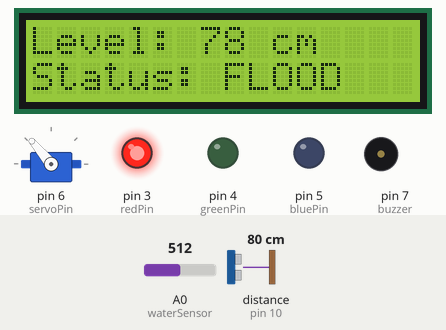
The sketch below on a simulated Arduino Uno, built with avr-gcc and run on an emulated ATmega328P. Shown: servo, 16×2 character LCD, output pins drawn as LEDs (lit = HIGH), buzzer (waves = sounding, pin HIGH). Wiring (inferred from the names in the program): ultrasonic range finder: trigger pin 9; echo pin 10. The inputs (shaded band) are chosen by the test bench; at power-on: A0 (waterSensor) = 512, distance to the obstacle (sensor on pin 10) 80 cm. The echo pulse lasts 58.3 µs per cm; pins used as bus, display or sensor lines are not drawn.

Above: at 1.7 s.
1.8 s: A0 (waterSensor) set to 487
At 3.2 s:
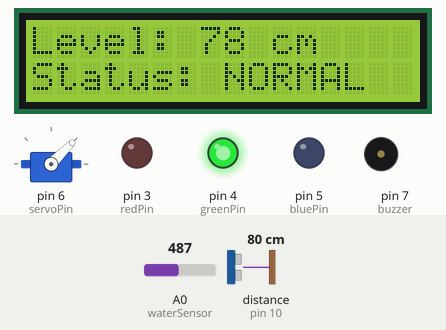
4.1 s: distance to the obstacle (sensor on pin 10) set to 7 cm
At 4.7 s:
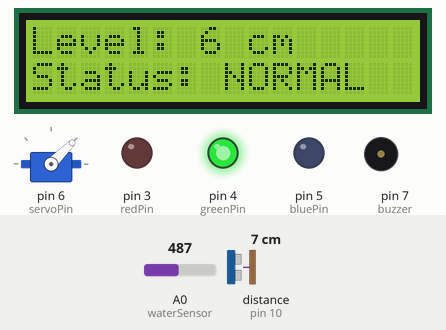
6.4 s: distance to the obstacle (sensor on pin 10) set to 4 cm
At 8.0 s:
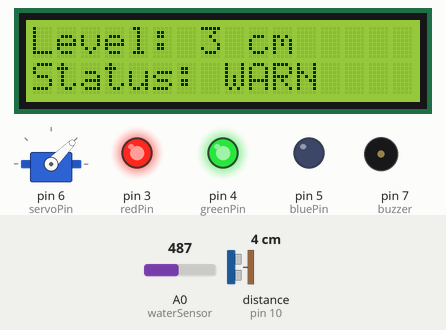
8.7 s: A0 (waterSensor) set to 510
At 9.31 s:
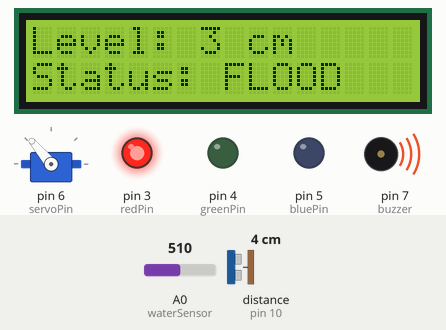
11.0 s: distance to the obstacle (sensor on pin 10) set to 2 cm
At 14.0 s:
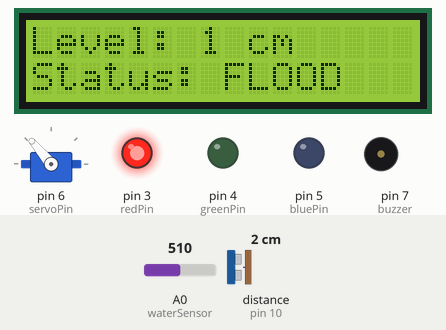
14.1 s: distance to the obstacle (sensor on pin 10) set to 250 cm
At 16.0 s:
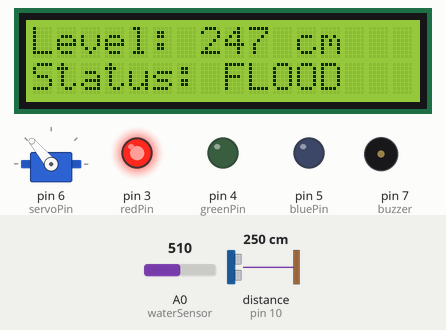
Timing chart, 0 to 20.6 s (numbered marks = the images above; inputs shaded):
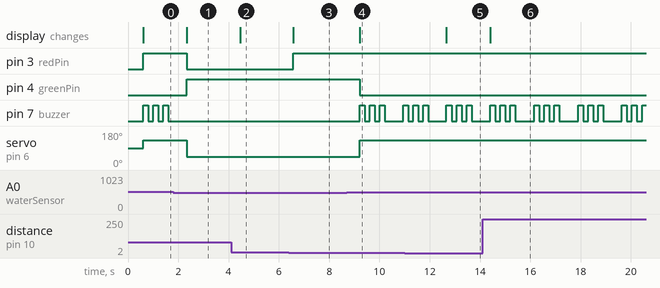

The sketch:

ARDUINO_CODE_AUTOMATED_FLOOD_BARRIER.ino
```cpp
#include <Servo.h>
#include <Wire.h>
#include <LiquidCrystal_I2C.h>

Servo barrier;
LiquidCrystal_I2C lcd(0x27, 16, 2);

#define trigPin 9
#define echoPin 10
#define waterSensor A0
#define buzzer 7

#define redPin 3
#define greenPin 4
#define bluePin 5

#define servoPin 6

long duration;
int distance;
int waterValue;

int warnPosition = 45;   // WARNING position
int floodPosition = 130;  // FLOOD position

void setup() {
  pinMode(trigPin, OUTPUT);
  pinMode(echoPin, INPUT);
  pinMode(buzzer, OUTPUT);

  pinMode(redPin, OUTPUT);
  pinMode(greenPin, OUTPUT);
  pinMode(bluePin, OUTPUT);

  barrier.attach(servoPin);

  Serial.begin(9600);

  lcd.init();
  lcd.backlight();
  delay(500);
}

void loop() {

  // Ultrasonic
  digitalWrite(trigPin, LOW);
  delayMicroseconds(2);
  digitalWrite(trigPin, HIGH);
  delayMicroseconds(10);
  digitalWrite(trigPin, LOW);

  duration = pulseIn(echoPin, HIGH);
  distance = duration * 0.034 / 2;

  // Water sensor
  waterValue = analogRead(waterSensor);

  lcd.clear();
  lcd.setCursor(0,0);
  lcd.print("Level: ");
  lcd.print(distance);
  lcd.print(" cm");

  // ================= FLOOD =================
  if (distance <= 2 || waterValue > 500) {
    lcd.setCursor(0,1);
    lcd.print("Status: FLOOD");

    barrier.write(floodPosition);

    digitalWrite(redPin, HIGH);
    digitalWrite(greenPin, LOW);
    digitalWrite(bluePin, LOW);

    // Alarm
    for(int i = 0; i < 3; i++) {
      digitalWrite(buzzer, HIGH);
      delay(200);
      digitalWrite(buzzer, LOW);
      delay(200);
    }
  }

  // ================= WARNING =================
  else if (distance > 2 && distance < 5) {
    lcd.setCursor(0,1);
    lcd.print("Status: WARN");

    barrier.write(warnPosition);

    // YELLOW
    digitalWrite(redPin, HIGH);
    digitalWrite(greenPin, HIGH);
    digitalWrite(bluePin, LOW);

    digitalWrite(buzzer, LOW);
  }

  // ================= NORMAL =================
  else {
    lcd.setCursor(0,1);
    lcd.print("Status: NORMAL");

    //  WARNING POSITION
    barrier.write(warnPosition);

    digitalWrite(redPin, LOW);
    digitalWrite(greenPin, HIGH);
    digitalWrite(bluePin, LOW);

    digitalWrite(buzzer, LOW);
  }

  delay(500);
}
```

Measured:
- the behaviour switches between 501 and 500 on A0 (waterSensor) (found by bisection; images 0 and 1)
- the behaviour switches between 6 and 5 cm on distance to the obstacle (sensor on pin 10) (found by bisection; images 2 and 3)
- after the input at 1.8 s, pin 3 (redPin): HIGH → LOW after 0.53 s; pin 4 (greenPin): LOW → HIGH after 0.53 s; pin 7 (buzzer): stops changing and stays LOW; servo on pin 6 (servoPin): 130° → 45° after 0.53 s; the display: changes after 0.53 s (image 1)
- after the input at 4.1 s, the display: changes after 0.36 s (image 2)
- after the input at 6.4 s, pin 3 (redPin): LOW → HIGH after 0.18 s; the display: changes after 0.18 s (image 3)
- after the input at 8.7 s, pin 4 (greenPin): HIGH → LOW after 0.51 s; pin 7 (buzzer): LOW → HIGH after 0.51 s, then repeats every 0.40 s: LOW 0.20 s, HIGH 0.20 s; servo on pin 6 (servoPin): 45° → 130° after 0.51 s; the display: changes after 0.51 s (image 4)
- after the input at 11.0 s, the display: changes after 1.7 s (image 5)
- after the input at 14.1 s, the display: changes after 0.31 s (image 6)
